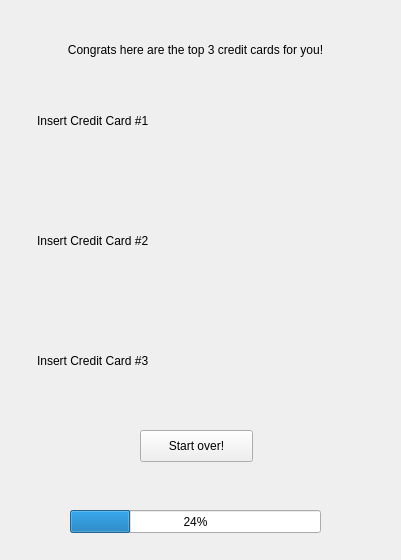
<?xml version="1.0" encoding="UTF-8"?>
<ui version="4.0">
 <class>MainWindow</class>
 <widget class="QMainWindow" name="MainWindow">
  <property name="geometry">
   <rect>
    <x>0</x>
    <y>0</y>
    <width>401</width>
    <height>560</height>
   </rect>
  </property>
  <property name="windowTitle">
   <string>MainWindow</string>
  </property>
  <widget class="QWidget" name="centralWidget">
   <widget class="QStackedWidget" name="stackedWidget">
    <property name="geometry">
     <rect>
      <x>0</x>
      <y>0</y>
      <width>401</width>
      <height>501</height>
     </rect>
    </property>
    <property name="currentIndex">
     <number>3</number>
    </property>
    <widget class="QWidget" name="welcome_page">
     <widget class="QLabel" name="label_5">
      <property name="geometry">
       <rect>
        <x>50</x>
        <y>200</y>
        <width>311</width>
        <height>61</height>
       </rect>
      </property>
      <property name="font">
       <font>
        <pointsize>36</pointsize>
       </font>
      </property>
      <property name="text">
       <string>Credit Card </string>
      </property>
      <property name="alignment">
       <set>Qt::AlignCenter</set>
      </property>
     </widget>
     <widget class="QLabel" name="label_4">
      <property name="geometry">
       <rect>
        <x>90</x>
        <y>250</y>
        <width>231</width>
        <height>61</height>
       </rect>
      </property>
      <property name="font">
       <font>
        <pointsize>36</pointsize>
       </font>
      </property>
      <property name="text">
       <string>Recommender</string>
      </property>
     </widget>
     <widget class="QPushButton" name="continue_button">
      <property name="geometry">
       <rect>
        <x>130</x>
        <y>310</y>
        <width>141</width>
        <height>32</height>
       </rect>
      </property>
      <property name="text">
       <string>Click to continue</string>
      </property>
     </widget>
    </widget>
    <widget class="QWidget" name="preference_page">
     <widget class="QLabel" name="label">
      <property name="geometry">
       <rect>
        <x>20</x>
        <y>30</y>
        <width>371</width>
        <height>20</height>
       </rect>
      </property>
      <property name="font">
       <font>
        <pointsize>18</pointsize>
       </font>
      </property>
      <property name="text">
       <string>Welcome to our Credit Card Recommender!</string>
      </property>
      <property name="alignment">
       <set>Qt::AlignCenter</set>
      </property>
     </widget>
     <widget class="QLabel" name="label_2">
      <property name="geometry">
       <rect>
        <x>30</x>
        <y>60</y>
        <width>341</width>
        <height>51</height>
       </rect>
      </property>
      <property name="text">
       <string>Please choose a weightage for each credit card category to help us learn about your preferences. If you have no preferences just click next!</string>
      </property>
      <property name="scaledContents">
       <bool>false</bool>
      </property>
      <property name="alignment">
       <set>Qt::AlignCenter</set>
      </property>
      <property name="wordWrap">
       <bool>true</bool>
      </property>
     </widget>
     <widget class="QLabel" name="gasLabel">
      <property name="geometry">
       <rect>
        <x>30</x>
        <y>140</y>
        <width>60</width>
        <height>16</height>
       </rect>
      </property>
      <property name="text">
       <string>Gas</string>
      </property>
     </widget>
     <widget class="QLabel" name="restaurantsLabel">
      <property name="geometry">
       <rect>
        <x>220</x>
        <y>140</y>
        <width>81</width>
        <height>16</height>
       </rect>
      </property>
      <property name="text">
       <string>Restaurants</string>
      </property>
     </widget>
     <widget class="QLabel" name="departmentStoresLabel">
      <property name="geometry">
       <rect>
        <x>30</x>
        <y>190</y>
        <width>121</width>
        <height>16</height>
       </rect>
      </property>
      <property name="text">
       <string>Department Stores</string>
      </property>
     </widget>
     <widget class="QSlider" name="gasSlider">
      <property name="geometry">
       <rect>
        <x>30</x>
        <y>160</y>
        <width>141</width>
        <height>22</height>
       </rect>
      </property>
      <property name="orientation">
       <enum>Qt::Horizontal</enum>
      </property>
     </widget>
     <widget class="QSlider" name="restaurantsSlider">
      <property name="geometry">
       <rect>
        <x>220</x>
        <y>160</y>
        <width>141</width>
        <height>22</height>
       </rect>
      </property>
      <property name="orientation">
       <enum>Qt::Horizontal</enum>
      </property>
     </widget>
     <widget class="QSlider" name="departmentStoresSlider">
      <property name="geometry">
       <rect>
        <x>30</x>
        <y>210</y>
        <width>141</width>
        <height>22</height>
       </rect>
      </property>
      <property name="orientation">
       <enum>Qt::Horizontal</enum>
      </property>
     </widget>
     <widget class="QSlider" name="groceriesSlider">
      <property name="geometry">
       <rect>
        <x>220</x>
        <y>210</y>
        <width>141</width>
        <height>22</height>
       </rect>
      </property>
      <property name="orientation">
       <enum>Qt::Horizontal</enum>
      </property>
     </widget>
     <widget class="QLabel" name="groceriesLabel">
      <property name="geometry">
       <rect>
        <x>220</x>
        <y>190</y>
        <width>61</width>
        <height>16</height>
       </rect>
      </property>
      <property name="text">
       <string>Groceries</string>
      </property>
     </widget>
     <widget class="QSlider" name="superMarketsSlider">
      <property name="geometry">
       <rect>
        <x>30</x>
        <y>260</y>
        <width>141</width>
        <height>22</height>
       </rect>
      </property>
      <property name="orientation">
       <enum>Qt::Horizontal</enum>
      </property>
     </widget>
     <widget class="QLabel" name="supermarketsLabel">
      <property name="geometry">
       <rect>
        <x>30</x>
        <y>240</y>
        <width>111</width>
        <height>16</height>
       </rect>
      </property>
      <property name="text">
       <string>Supermarkets</string>
      </property>
     </widget>
     <widget class="QLabel" name="wholesaleLabel">
      <property name="geometry">
       <rect>
        <x>220</x>
        <y>240</y>
        <width>71</width>
        <height>16</height>
       </rect>
      </property>
      <property name="text">
       <string>Wholesale</string>
      </property>
     </widget>
     <widget class="QSlider" name="wholesaleSlider">
      <property name="geometry">
       <rect>
        <x>220</x>
        <y>260</y>
        <width>141</width>
        <height>22</height>
       </rect>
      </property>
      <property name="orientation">
       <enum>Qt::Horizontal</enum>
      </property>
     </widget>
     <widget class="QLabel" name="gasVal">
      <property name="geometry">
       <rect>
        <x>150</x>
        <y>140</y>
        <width>41</width>
        <height>20</height>
       </rect>
      </property>
      <property name="text">
       <string>0</string>
      </property>
      <property name="alignment">
       <set>Qt::AlignCenter</set>
      </property>
     </widget>
     <widget class="QLabel" name="restaurantsVal">
      <property name="geometry">
       <rect>
        <x>320</x>
        <y>140</y>
        <width>41</width>
        <height>20</height>
       </rect>
      </property>
      <property name="text">
       <string>0</string>
      </property>
      <property name="alignment">
       <set>Qt::AlignCenter</set>
      </property>
     </widget>
     <widget class="QLabel" name="departmentStoresVal">
      <property name="geometry">
       <rect>
        <x>150</x>
        <y>190</y>
        <width>41</width>
        <height>20</height>
       </rect>
      </property>
      <property name="text">
       <string>0</string>
      </property>
      <property name="alignment">
       <set>Qt::AlignCenter</set>
      </property>
     </widget>
     <widget class="QLabel" name="supermarketsVal">
      <property name="geometry">
       <rect>
        <x>150</x>
        <y>240</y>
        <width>41</width>
        <height>20</height>
       </rect>
      </property>
      <property name="text">
       <string>0</string>
      </property>
      <property name="alignment">
       <set>Qt::AlignCenter</set>
      </property>
     </widget>
     <widget class="QLabel" name="hotelLabel">
      <property name="geometry">
       <rect>
        <x>30</x>
        <y>290</y>
        <width>111</width>
        <height>16</height>
       </rect>
      </property>
      <property name="text">
       <string>Hotel</string>
      </property>
     </widget>
     <widget class="QLabel" name="hotelVal">
      <property name="geometry">
       <rect>
        <x>150</x>
        <y>290</y>
        <width>41</width>
        <height>20</height>
       </rect>
      </property>
      <property name="text">
       <string>0</string>
      </property>
      <property name="alignment">
       <set>Qt::AlignCenter</set>
      </property>
     </widget>
     <widget class="QSlider" name="hotelSlider">
      <property name="geometry">
       <rect>
        <x>30</x>
        <y>310</y>
        <width>141</width>
        <height>22</height>
       </rect>
      </property>
      <property name="orientation">
       <enum>Qt::Horizontal</enum>
      </property>
     </widget>
     <widget class="QLabel" name="airfareLabel">
      <property name="geometry">
       <rect>
        <x>220</x>
        <y>290</y>
        <width>81</width>
        <height>16</height>
       </rect>
      </property>
      <property name="text">
       <string>Airfare</string>
      </property>
     </widget>
     <widget class="QLabel" name="airfareVal">
      <property name="geometry">
       <rect>
        <x>320</x>
        <y>290</y>
        <width>41</width>
        <height>20</height>
       </rect>
      </property>
      <property name="text">
       <string>0</string>
      </property>
      <property name="alignment">
       <set>Qt::AlignCenter</set>
      </property>
     </widget>
     <widget class="QSlider" name="airfareSlider">
      <property name="geometry">
       <rect>
        <x>220</x>
        <y>310</y>
        <width>141</width>
        <height>22</height>
       </rect>
      </property>
      <property name="orientation">
       <enum>Qt::Horizontal</enum>
      </property>
     </widget>
     <widget class="QLabel" name="groceriesVal">
      <property name="geometry">
       <rect>
        <x>320</x>
        <y>190</y>
        <width>41</width>
        <height>20</height>
       </rect>
      </property>
      <property name="text">
       <string>0</string>
      </property>
      <property name="alignment">
       <set>Qt::AlignCenter</set>
      </property>
     </widget>
     <widget class="QLabel" name="wholesaleVal">
      <property name="geometry">
       <rect>
        <x>320</x>
        <y>240</y>
        <width>41</width>
        <height>20</height>
       </rect>
      </property>
      <property name="text">
       <string>0</string>
      </property>
      <property name="alignment">
       <set>Qt::AlignCenter</set>
      </property>
     </widget>
     <widget class="QLabel" name="travelLabel">
      <property name="geometry">
       <rect>
        <x>30</x>
        <y>340</y>
        <width>111</width>
        <height>16</height>
       </rect>
      </property>
      <property name="text">
       <string>Travel</string>
      </property>
     </widget>
     <widget class="QLabel" name="travelVal">
      <property name="geometry">
       <rect>
        <x>150</x>
        <y>340</y>
        <width>41</width>
        <height>20</height>
       </rect>
      </property>
      <property name="text">
       <string>0</string>
      </property>
      <property name="alignment">
       <set>Qt::AlignCenter</set>
      </property>
     </widget>
     <widget class="QSlider" name="travelSlider">
      <property name="geometry">
       <rect>
        <x>30</x>
        <y>360</y>
        <width>141</width>
        <height>22</height>
       </rect>
      </property>
      <property name="orientation">
       <enum>Qt::Horizontal</enum>
      </property>
     </widget>
     <widget class="QLabel" name="amazonVal">
      <property name="geometry">
       <rect>
        <x>320</x>
        <y>340</y>
        <width>41</width>
        <height>20</height>
       </rect>
      </property>
      <property name="text">
       <string>0</string>
      </property>
      <property name="alignment">
       <set>Qt::AlignCenter</set>
      </property>
     </widget>
     <widget class="QSlider" name="amazonSlider">
      <property name="geometry">
       <rect>
        <x>220</x>
        <y>360</y>
        <width>141</width>
        <height>22</height>
       </rect>
      </property>
      <property name="orientation">
       <enum>Qt::Horizontal</enum>
      </property>
     </widget>
     <widget class="QLabel" name="amazonLabel">
      <property name="geometry">
       <rect>
        <x>220</x>
        <y>340</y>
        <width>81</width>
        <height>16</height>
       </rect>
      </property>
      <property name="text">
       <string>Amazon</string>
      </property>
     </widget>
     <widget class="QLabel" name="paypalVal">
      <property name="geometry">
       <rect>
        <x>150</x>
        <y>390</y>
        <width>41</width>
        <height>20</height>
       </rect>
      </property>
      <property name="text">
       <string>0</string>
      </property>
      <property name="alignment">
       <set>Qt::AlignCenter</set>
      </property>
     </widget>
     <widget class="QSlider" name="paypalSlider">
      <property name="geometry">
       <rect>
        <x>30</x>
        <y>410</y>
        <width>141</width>
        <height>22</height>
       </rect>
      </property>
      <property name="orientation">
       <enum>Qt::Horizontal</enum>
      </property>
     </widget>
     <widget class="QLabel" name="paypalLabel">
      <property name="geometry">
       <rect>
        <x>30</x>
        <y>390</y>
        <width>111</width>
        <height>16</height>
       </rect>
      </property>
      <property name="text">
       <string>Paypal</string>
      </property>
     </widget>
     <widget class="QLabel" name="onlineVal">
      <property name="geometry">
       <rect>
        <x>320</x>
        <y>390</y>
        <width>41</width>
        <height>20</height>
       </rect>
      </property>
      <property name="text">
       <string>0</string>
      </property>
      <property name="alignment">
       <set>Qt::AlignCenter</set>
      </property>
     </widget>
     <widget class="QSlider" name="onlineSlider">
      <property name="geometry">
       <rect>
        <x>220</x>
        <y>410</y>
        <width>141</width>
        <height>22</height>
       </rect>
      </property>
      <property name="orientation">
       <enum>Qt::Horizontal</enum>
      </property>
     </widget>
     <widget class="QLabel" name="onlineLabel">
      <property name="geometry">
       <rect>
        <x>220</x>
        <y>390</y>
        <width>81</width>
        <height>16</height>
       </rect>
      </property>
      <property name="text">
       <string>Online</string>
      </property>
     </widget>
     <widget class="QLabel" name="label_3">
      <property name="geometry">
       <rect>
        <x>150</x>
        <y>440</y>
        <width>41</width>
        <height>16</height>
       </rect>
      </property>
      <property name="text">
       <string>Total:</string>
      </property>
     </widget>
     <widget class="QLabel" name="totalWeights">
      <property name="geometry">
       <rect>
        <x>190</x>
        <y>440</y>
        <width>41</width>
        <height>16</height>
       </rect>
      </property>
      <property name="text">
       <string/>
      </property>
     </widget>
     <widget class="QPushButton" name="pref_next_button">
      <property name="geometry">
       <rect>
        <x>140</x>
        <y>460</y>
        <width>113</width>
        <height>32</height>
       </rect>
      </property>
      <property name="text">
       <string>Next</string>
      </property>
     </widget>
    </widget>
    <widget class="QWidget" name="csv_page">
     <widget class="QPushButton" name="fileUploadButton">
      <property name="geometry">
       <rect>
        <x>130</x>
        <y>200</y>
        <width>113</width>
        <height>32</height>
       </rect>
      </property>
      <property name="text">
       <string>Upload .csv</string>
      </property>
     </widget>
     <widget class="QLabel" name="label_9">
      <property name="geometry">
       <rect>
        <x>39</x>
        <y>130</y>
        <width>291</width>
        <height>61</height>
       </rect>
      </property>
      <property name="text">
       <string>Please upload a CSV file containing your credit card or debit card transactions from the past month</string>
      </property>
      <property name="alignment">
       <set>Qt::AlignCenter</set>
      </property>
      <property name="wordWrap">
       <bool>true</bool>
      </property>
     </widget>
     <widget class="QPushButton" name="csv_next_button">
      <property name="geometry">
       <rect>
        <x>130</x>
        <y>450</y>
        <width>113</width>
        <height>32</height>
       </rect>
      </property>
      <property name="text">
       <string>Next</string>
      </property>
     </widget>
    </widget>
    <widget class="QWidget" name="results_page">
     <widget class="QLabel" name="label_10">
      <property name="geometry">
       <rect>
        <x>40</x>
        <y>40</y>
        <width>311</width>
        <height>20</height>
       </rect>
      </property>
      <property name="text">
       <string>Congrats here are the top 3 credit cards for you!</string>
      </property>
      <property name="alignment">
       <set>Qt::AlignCenter</set>
      </property>
     </widget>
     <widget class="QPushButton" name="pushButton">
      <property name="geometry">
       <rect>
        <x>140</x>
        <y>430</y>
        <width>113</width>
        <height>32</height>
       </rect>
      </property>
      <property name="text">
       <string>Start over!</string>
      </property>
     </widget>
     <widget class="QLabel" name="first_card_pic">
      <property name="geometry">
       <rect>
        <x>37</x>
        <y>70</y>
        <width>151</width>
        <height>101</height>
       </rect>
      </property>
      <property name="styleSheet">
       <string notr="true">background-image: url(amazonprime.png)</string>
      </property>
      <property name="text">
       <string>Insert Credit Card #1</string>
      </property>
     </widget>
     <widget class="QLabel" name="second_card_pic">
      <property name="geometry">
       <rect>
        <x>37</x>
        <y>190</y>
        <width>151</width>
        <height>101</height>
       </rect>
      </property>
      <property name="text">
       <string>Insert Credit Card #2</string>
      </property>
     </widget>
     <widget class="QLabel" name="third_card_pic">
      <property name="geometry">
       <rect>
        <x>37</x>
        <y>310</y>
        <width>151</width>
        <height>101</height>
       </rect>
      </property>
      <property name="text">
       <string>Insert Credit Card #3</string>
      </property>
     </widget>
    </widget>
   </widget>
   <widget class="QProgressBar" name="progressBar">
    <property name="geometry">
     <rect>
      <x>70</x>
      <y>510</y>
      <width>251</width>
      <height>23</height>
     </rect>
    </property>
    <property name="value">
     <number>24</number>
    </property>
   </widget>
   <widget class="QLabel" name="progressBarStatus">
    <property name="geometry">
     <rect>
      <x>170</x>
      <y>530</y>
      <width>51</width>
      <height>16</height>
     </rect>
    </property>
    <property name="text">
     <string/>
    </property>
    <property name="scaledContents">
     <bool>true</bool>
    </property>
    <property name="alignment">
     <set>Qt::AlignCenter</set>
    </property>
    <property name="wordWrap">
     <bool>false</bool>
    </property>
   </widget>
  </widget>
 </widget>
 <layoutdefault spacing="6" margin="11"/>
 <resources/>
 <connections/>
</ui>
